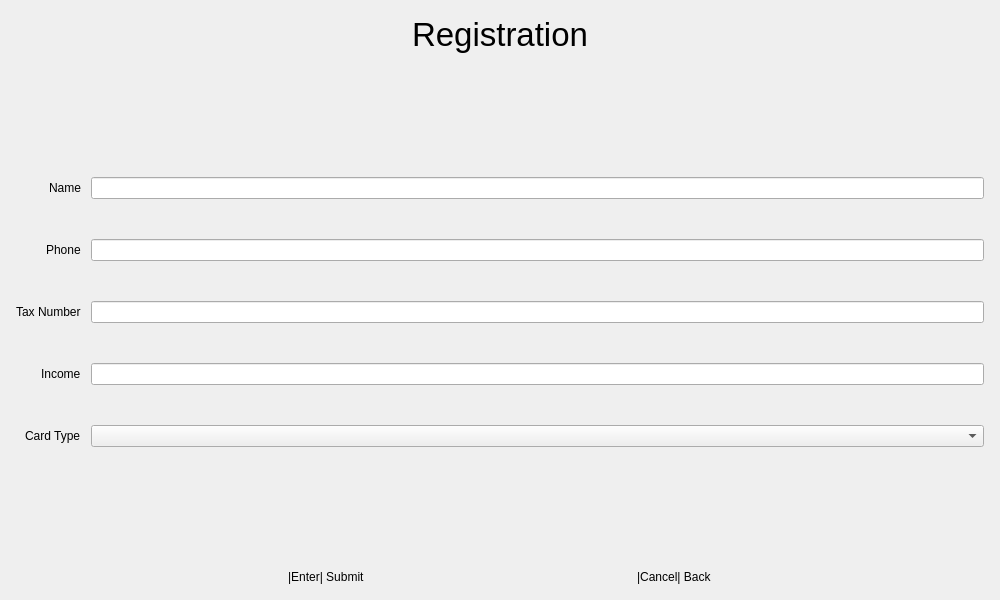
<?xml version="1.0" encoding="UTF-8"?>
<ui version="4.0">
 <class>RegistrationWindow</class>
 <widget class="QWidget" name="RegistrationWindow">
  <property name="geometry">
   <rect>
    <x>0</x>
    <y>0</y>
    <width>1000</width>
    <height>600</height>
   </rect>
  </property>
  <property name="windowTitle">
   <string>Form</string>
  </property>
  <layout class="QHBoxLayout" name="horizontalLayout_2">
   <item>
    <widget class="QStackedWidget" name="stackedWidget">
     <widget class="QWidget" name="pageUserInfo">
      <layout class="QGridLayout" name="gridLayout_2">
       <property name="leftMargin">
        <number>0</number>
       </property>
       <property name="topMargin">
        <number>0</number>
       </property>
       <property name="rightMargin">
        <number>0</number>
       </property>
       <property name="bottomMargin">
        <number>0</number>
       </property>
       <property name="spacing">
        <number>0</number>
       </property>
       <item row="0" column="0">
        <layout class="QVBoxLayout" name="verticalLayout" stretch="0,5,1">
         <property name="leftMargin">
          <number>5</number>
         </property>
         <property name="topMargin">
          <number>5</number>
         </property>
         <property name="rightMargin">
          <number>5</number>
         </property>
         <property name="bottomMargin">
          <number>5</number>
         </property>
         <item alignment="Qt::AlignHCenter">
          <widget class="QLabel" name="labelTitle">
           <property name="sizePolicy">
            <sizepolicy hsizetype="Fixed" vsizetype="Fixed">
             <horstretch>0</horstretch>
             <verstretch>0</verstretch>
            </sizepolicy>
           </property>
           <property name="font">
            <font>
             <pointsize>25</pointsize>
            </font>
           </property>
           <property name="text">
            <string>Registration</string>
           </property>
           <property name="margin">
            <number>20</number>
           </property>
          </widget>
         </item>
         <item>
          <layout class="QFormLayout" name="formLayout">
           <property name="sizeConstraint">
            <enum>QLayout::SetDefaultConstraint</enum>
           </property>
           <property name="labelAlignment">
            <set>Qt::AlignRight|Qt::AlignTrailing|Qt::AlignVCenter</set>
           </property>
           <property name="formAlignment">
            <set>Qt::AlignCenter</set>
           </property>
           <property name="horizontalSpacing">
            <number>10</number>
           </property>
           <property name="verticalSpacing">
            <number>40</number>
           </property>
           <item row="0" column="0">
            <widget class="QLabel" name="labelName">
             <property name="text">
              <string>Name</string>
             </property>
            </widget>
           </item>
           <item row="2" column="0">
            <widget class="QLabel" name="labelTaxNumber">
             <property name="text">
              <string>Tax Number</string>
             </property>
            </widget>
           </item>
           <item row="3" column="0">
            <widget class="QLabel" name="labelIncome">
             <property name="text">
              <string>Income</string>
             </property>
            </widget>
           </item>
           <item row="4" column="0">
            <widget class="QLabel" name="labelCardType">
             <property name="text">
              <string>Card Type</string>
             </property>
            </widget>
           </item>
           <item row="0" column="1">
            <widget class="QLineEdit" name="editName"/>
           </item>
           <item row="1" column="1">
            <widget class="QLineEdit" name="editPhone"/>
           </item>
           <item row="2" column="1">
            <widget class="QLineEdit" name="editTaxNumber"/>
           </item>
           <item row="3" column="1">
            <widget class="QLineEdit" name="editIncome"/>
           </item>
           <item row="4" column="1">
            <widget class="QComboBox" name="comboCardType"/>
           </item>
           <item row="1" column="0">
            <widget class="QLabel" name="labelPhone">
             <property name="text">
              <string>Phone</string>
             </property>
            </widget>
           </item>
          </layout>
         </item>
         <item>
          <layout class="QHBoxLayout" name="horizontalLayout">
           <item>
            <widget class="QLabel" name="label_2">
             <property name="sizePolicy">
              <sizepolicy hsizetype="Fixed" vsizetype="Fixed">
               <horstretch>0</horstretch>
               <verstretch>0</verstretch>
              </sizepolicy>
             </property>
             <property name="text">
              <string>|Enter| Submit</string>
             </property>
            </widget>
           </item>
           <item>
            <widget class="QLabel" name="label">
             <property name="sizePolicy">
              <sizepolicy hsizetype="Fixed" vsizetype="Fixed">
               <horstretch>0</horstretch>
               <verstretch>0</verstretch>
              </sizepolicy>
             </property>
             <property name="text">
              <string>|Cancel| Back</string>
             </property>
            </widget>
           </item>
          </layout>
         </item>
        </layout>
       </item>
      </layout>
     </widget>
     <widget class="QWidget" name="pageSuccessfulRegistration">
      <layout class="QVBoxLayout" name="verticalLayout_3">
       <item>
        <layout class="QVBoxLayout" name="verticalLayout_2">
         <item alignment="Qt::AlignHCenter">
          <widget class="QLabel" name="labelPin">
           <property name="sizePolicy">
            <sizepolicy hsizetype="Fixed" vsizetype="Fixed">
             <horstretch>0</horstretch>
             <verstretch>0</verstretch>
            </sizepolicy>
           </property>
           <property name="text">
            <string>Your pin: 1234</string>
           </property>
          </widget>
         </item>
         <item>
          <widget class="QPushButton" name="btnTakeCard">
           <property name="text">
            <string>Take Your New Card</string>
           </property>
          </widget>
         </item>
        </layout>
       </item>
      </layout>
     </widget>
    </widget>
   </item>
  </layout>
 </widget>
 <resources/>
 <connections/>
</ui>
